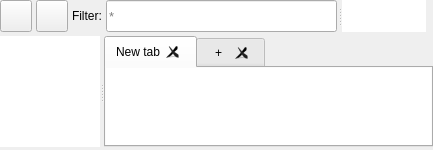
<?xml version="1.0" encoding="UTF-8"?>
<ui version="4.0">
 <class>Form</class>
 <widget class="QWidget" name="Form">
  <property name="geometry">
   <rect>
    <x>0</x>
    <y>0</y>
    <width>433</width>
    <height>150</height>
   </rect>
  </property>
  <property name="windowTitle">
   <string>Form</string>
  </property>
  <layout class="QVBoxLayout" name="verticalLayout">
   <property name="spacing">
    <number>4</number>
   </property>
   <property name="leftMargin">
    <number>0</number>
   </property>
   <property name="topMargin">
    <number>0</number>
   </property>
   <property name="rightMargin">
    <number>0</number>
   </property>
   <property name="bottomMargin">
    <number>3</number>
   </property>
   <item>
    <layout class="QHBoxLayout" name="local_packages_bar_layout">
     <property name="sizeConstraint">
      <enum>QLayout::SetMinimumSize</enum>
     </property>
     <property name="rightMargin">
      <number>7</number>
     </property>
     <item>
      <widget class="QPushButton" name="refresh_button">
       <property name="sizePolicy">
        <sizepolicy hsizetype="Preferred" vsizetype="Preferred">
         <horstretch>1</horstretch>
         <verstretch>1</verstretch>
        </sizepolicy>
       </property>
       <property name="minimumSize">
        <size>
         <width>32</width>
         <height>32</height>
        </size>
       </property>
       <property name="maximumSize">
        <size>
         <width>32</width>
         <height>32</height>
        </size>
       </property>
       <property name="toolTip">
        <string>Refresh package list view</string>
       </property>
       <property name="text">
        <string/>
       </property>
      </widget>
     </item>
     <item>
      <widget class="QPushButton" name="show_sizes_button">
       <property name="sizePolicy">
        <sizepolicy hsizetype="Preferred" vsizetype="Preferred">
         <horstretch>0</horstretch>
         <verstretch>0</verstretch>
        </sizepolicy>
       </property>
       <property name="minimumSize">
        <size>
         <width>32</width>
         <height>32</height>
        </size>
       </property>
       <property name="maximumSize">
        <size>
         <width>32</width>
         <height>32</height>
        </size>
       </property>
       <property name="toolTip">
        <string>Show package sizes</string>
       </property>
       <property name="text">
        <string/>
       </property>
       <property name="checkable">
        <bool>true</bool>
       </property>
      </widget>
     </item>
     <item>
      <widget class="QLabel" name="package_filter_label">
       <property name="sizePolicy">
        <sizepolicy hsizetype="Fixed" vsizetype="Preferred">
         <horstretch>1</horstretch>
         <verstretch>1</verstretch>
        </sizepolicy>
       </property>
       <property name="minimumSize">
        <size>
         <width>0</width>
         <height>32</height>
        </size>
       </property>
       <property name="maximumSize">
        <size>
         <width>16777215</width>
         <height>32</height>
        </size>
       </property>
       <property name="text">
        <string>Filter:</string>
       </property>
      </widget>
     </item>
     <item>
      <widget class="QSplitter" name="splitter_filter">
       <property name="sizePolicy">
        <sizepolicy hsizetype="Expanding" vsizetype="Preferred">
         <horstretch>1</horstretch>
         <verstretch>1</verstretch>
        </sizepolicy>
       </property>
       <property name="orientation">
        <enum>Qt::Horizontal</enum>
       </property>
       <property name="handleWidth">
        <number>5</number>
       </property>
       <property name="childrenCollapsible">
        <bool>false</bool>
       </property>
       <widget class="QLineEdit" name="package_filter_edit">
        <property name="enabled">
         <bool>true</bool>
        </property>
        <property name="sizePolicy">
         <sizepolicy hsizetype="Preferred" vsizetype="Minimum">
          <horstretch>1</horstretch>
          <verstretch>1</verstretch>
         </sizepolicy>
        </property>
        <property name="minimumSize">
         <size>
          <width>150</width>
          <height>32</height>
         </size>
        </property>
        <property name="maximumSize">
         <size>
          <width>350</width>
          <height>32</height>
         </size>
        </property>
        <property name="font">
         <font>
          <pointsize>10</pointsize>
         </font>
        </property>
        <property name="inputMethodHints">
         <set>Qt::ImhNone</set>
        </property>
        <property name="placeholderText">
         <string>*</string>
        </property>
        <property name="clearButtonEnabled">
         <bool>true</bool>
        </property>
       </widget>
       <widget class="QTextBrowser" name="package_path_label">
        <property name="sizePolicy">
         <sizepolicy hsizetype="Expanding" vsizetype="Minimum">
          <horstretch>0</horstretch>
          <verstretch>0</verstretch>
         </sizepolicy>
        </property>
        <property name="maximumSize">
         <size>
          <width>16777215</width>
          <height>32</height>
         </size>
        </property>
        <property name="styleSheet">
         <string notr="true">text-align: right;</string>
        </property>
        <property name="frameShape">
         <enum>QFrame::NoFrame</enum>
        </property>
        <property name="verticalScrollBarPolicy">
         <enum>Qt::ScrollBarAlwaysOff</enum>
        </property>
        <property name="horizontalScrollBarPolicy">
         <enum>Qt::ScrollBarAlwaysOff</enum>
        </property>
        <property name="sizeAdjustPolicy">
         <enum>QAbstractScrollArea::AdjustToContents</enum>
        </property>
        <property name="autoFormatting">
         <set>QTextEdit::AutoNone</set>
        </property>
        <property name="lineWrapMode">
         <enum>QTextEdit::NoWrap</enum>
        </property>
        <property name="html">
         <string>&lt;!DOCTYPE HTML PUBLIC &quot;-//W3C//DTD HTML 4.0//EN&quot; &quot;http://www.w3.org/TR/REC-html40/strict.dtd&quot;&gt;
&lt;html&gt;&lt;head&gt;&lt;meta name=&quot;qrichtext&quot; content=&quot;1&quot; /&gt;&lt;meta charset=&quot;utf-8&quot; /&gt;&lt;style type=&quot;text/css&quot;&gt;
p, li { white-space: pre-wrap; }
hr { height: 1px; border-width: 0; }
li.unchecked::marker { content: &quot;\2610&quot;; }
li.checked::marker { content: &quot;\2612&quot;; }
&lt;/style&gt;&lt;/head&gt;&lt;body style=&quot; font-family:'Segoe UI'; font-size:9pt; font-weight:400; font-style:normal;&quot;&gt;
&lt;p style=&quot;-qt-paragraph-type:empty; margin-top:0px; margin-bottom:0px; margin-left:0px; margin-right:0px; -qt-block-indent:0; text-indent:0px;&quot;&gt;&lt;br /&gt;&lt;/p&gt;&lt;/body&gt;&lt;/html&gt;</string>
        </property>
        <property name="overwriteMode">
         <bool>false</bool>
        </property>
       </widget>
      </widget>
     </item>
    </layout>
   </item>
   <item>
    <widget class="QSplitter" name="splitter">
     <property name="sizePolicy">
      <sizepolicy hsizetype="Preferred" vsizetype="Preferred">
       <horstretch>0</horstretch>
       <verstretch>0</verstretch>
      </sizepolicy>
     </property>
     <property name="orientation">
      <enum>Qt::Horizontal</enum>
     </property>
     <property name="childrenCollapsible">
      <bool>false</bool>
     </property>
     <widget class="QTreeView" name="package_select_view">
      <property name="sizePolicy">
       <sizepolicy hsizetype="MinimumExpanding" vsizetype="Expanding">
        <horstretch>1</horstretch>
        <verstretch>1</verstretch>
       </sizepolicy>
      </property>
      <property name="minimumSize">
       <size>
        <width>100</width>
        <height>0</height>
       </size>
      </property>
      <property name="frameShape">
       <enum>QFrame::NoFrame</enum>
      </property>
      <property name="horizontalScrollBarPolicy">
       <enum>Qt::ScrollBarAlwaysOff</enum>
      </property>
      <property name="sizeAdjustPolicy">
       <enum>QAbstractScrollArea::AdjustToContents</enum>
      </property>
      <property name="selectionMode">
       <enum>QAbstractItemView::ExtendedSelection</enum>
      </property>
      <property name="indentation">
       <number>15</number>
      </property>
      <property name="uniformRowHeights">
       <bool>true</bool>
      </property>
      <property name="sortingEnabled">
       <bool>true</bool>
      </property>
      <property name="animated">
       <bool>true</bool>
      </property>
      <property name="wordWrap">
       <bool>true</bool>
      </property>
      <property name="headerHidden">
       <bool>false</bool>
      </property>
      <attribute name="headerVisible">
       <bool>true</bool>
      </attribute>
     </widget>
     <widget class="QTabWidget" name="package_tab_widget">
      <property name="sizePolicy">
       <sizepolicy hsizetype="Preferred" vsizetype="Preferred">
        <horstretch>2</horstretch>
        <verstretch>0</verstretch>
       </sizepolicy>
      </property>
      <property name="minimumSize">
       <size>
        <width>0</width>
        <height>0</height>
       </size>
      </property>
      <property name="currentIndex">
       <number>0</number>
      </property>
      <property name="documentMode">
       <bool>false</bool>
      </property>
      <property name="tabsClosable">
       <bool>true</bool>
      </property>
      <property name="movable">
       <bool>false</bool>
      </property>
      <property name="tabBarAutoHide">
       <bool>false</bool>
      </property>
      <widget class="QWidget" name="tab">
       <property name="sizePolicy">
        <sizepolicy hsizetype="Preferred" vsizetype="MinimumExpanding">
         <horstretch>2</horstretch>
         <verstretch>0</verstretch>
        </sizepolicy>
       </property>
       <attribute name="title">
        <string>New tab</string>
       </attribute>
       <layout class="QHBoxLayout" name="horizontalLayout">
        <property name="spacing">
         <number>0</number>
        </property>
        <property name="leftMargin">
         <number>0</number>
        </property>
        <property name="topMargin">
         <number>0</number>
        </property>
        <property name="rightMargin">
         <number>0</number>
        </property>
        <property name="bottomMargin">
         <number>0</number>
        </property>
        <item>
         <widget class="QTreeView" name="package_file_view">
          <property name="sizePolicy">
           <sizepolicy hsizetype="Preferred" vsizetype="Expanding">
            <horstretch>3</horstretch>
            <verstretch>1</verstretch>
           </sizepolicy>
          </property>
          <property name="minimumSize">
           <size>
            <width>100</width>
            <height>0</height>
           </size>
          </property>
          <property name="frameShape">
           <enum>QFrame::NoFrame</enum>
          </property>
          <property name="sizeAdjustPolicy">
           <enum>QAbstractScrollArea::AdjustToContents</enum>
          </property>
          <property name="editTriggers">
           <set>QAbstractItemView::EditKeyPressed|QAbstractItemView::SelectedClicked</set>
          </property>
          <property name="tabKeyNavigation">
           <bool>false</bool>
          </property>
          <property name="dragDropMode">
           <enum>QAbstractItemView::DragDrop</enum>
          </property>
          <property name="defaultDropAction">
           <enum>Qt::TargetMoveAction</enum>
          </property>
          <property name="selectionMode">
           <enum>QAbstractItemView::ExtendedSelection</enum>
          </property>
          <property name="indentation">
           <number>15</number>
          </property>
          <property name="uniformRowHeights">
           <bool>true</bool>
          </property>
          <property name="itemsExpandable">
           <bool>true</bool>
          </property>
          <property name="sortingEnabled">
           <bool>true</bool>
          </property>
          <property name="animated">
           <bool>true</bool>
          </property>
         </widget>
        </item>
       </layout>
      </widget>
      <widget class="QWidget" name="add_new_tab_tab">
       <attribute name="title">
        <string>  +  </string>
       </attribute>
      </widget>
     </widget>
    </widget>
   </item>
  </layout>
 </widget>
 <tabstops>
  <tabstop>package_select_view</tabstop>
  <tabstop>package_tab_widget</tabstop>
  <tabstop>package_file_view</tabstop>
  <tabstop>refresh_button</tabstop>
  <tabstop>show_sizes_button</tabstop>
  <tabstop>package_filter_edit</tabstop>
  <tabstop>package_path_label</tabstop>
 </tabstops>
 <resources/>
 <connections/>
</ui>
